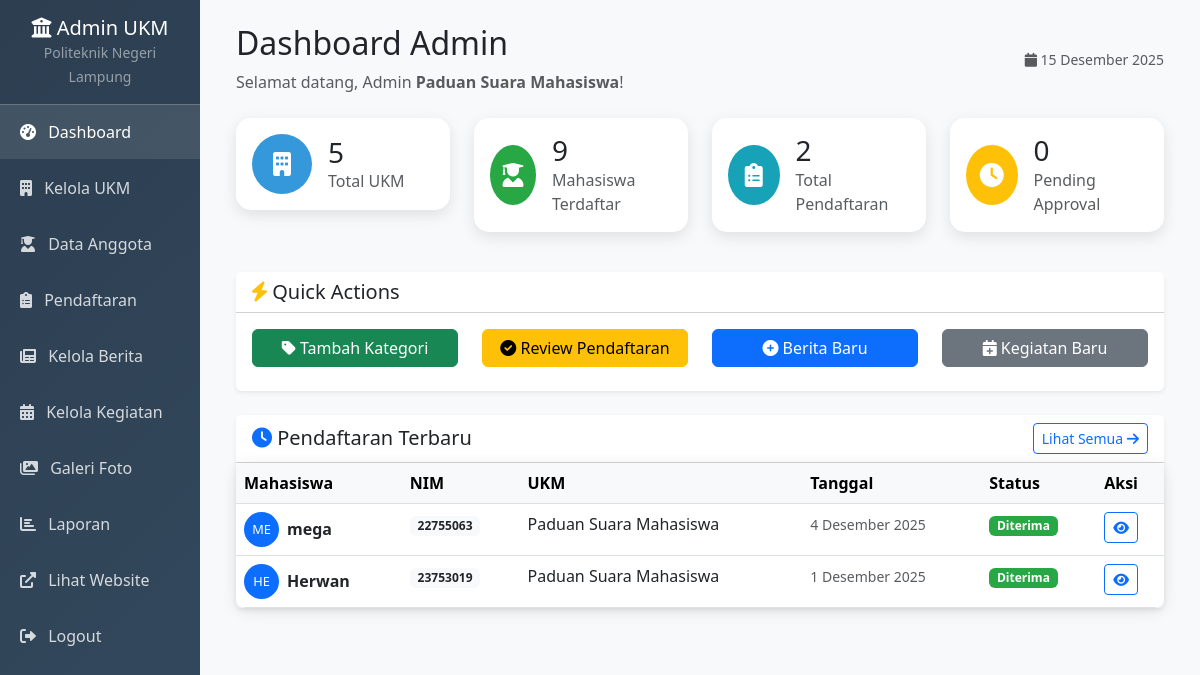
Screenshot of /admin/dashboard.php (signed in) with the database file from the repository.
### tables this page shows
CREATE TABLE `ukm` (
  `id` int(11) NOT NULL,
  `nama_ukm` varchar(100) NOT NULL,
  `deskripsi` text DEFAULT NULL,
  `tahun_berdiri` date DEFAULT NULL,
  `kategori_id` int(11) DEFAULT NULL,
  `logo` varchar(255) DEFAULT NULL,
  `ketua_umum` varchar(100) DEFAULT NULL,
  `email` varchar(100) DEFAULT NULL,
  `no_telepon` varchar(20) DEFAULT NULL,
  `alamat_sekretariat` text DEFAULT NULL,
  `visi` text DEFAULT NULL,
  `misi` text DEFAULT NULL,
  `program_kerja` text DEFAULT NULL,
  `syarat_pendaftaran` text DEFAULT NULL,
  `status` enum('aktif','nonaktif') DEFAULT 'aktif',
  `max_anggota` int(11) DEFAULT 100,
  `biaya_pendaftaran` decimal(10,2) DEFAULT 0.00,
  `created_at` timestamp NOT NULL DEFAULT current_timestamp(),
  `updated_at` datetime DEFAULT NULL,
  `kontak` varchar(50) DEFAULT NULL,
  `admin_id` int(11) NOT NULL
);

CREATE TABLE `pendaftaran` (
  `id` int(11) NOT NULL,
  `mahasiswa_id` int(11) DEFAULT NULL,
  `ukm_id` int(11) DEFAULT NULL,
  `tanggal_daftar` timestamp NOT NULL DEFAULT current_timestamp(),
  `alasan_bergabung` text DEFAULT NULL,
  `pengalaman_organisasi` text DEFAULT NULL,
  `status` enum('pending','diterima','ditolak') DEFAULT 'pending',
  `diproses_oleh` int(11) DEFAULT NULL,
  `tanggal_diproses` datetime DEFAULT NULL,
  `catatan_admin` text DEFAULT NULL,
  `created_at` timestamp NOT NULL DEFAULT current_timestamp(),
  `status_keanggotaan` enum('aktif','tidak_aktif','cuti','dikeluarkan') NOT NULL DEFAULT 'aktif',
  `kta_number` varchar(50) DEFAULT NULL
);

CREATE TABLE `mahasiswa` (
  `id` int(11) NOT NULL,
  `nim` varchar(20) NOT NULL,
  `nama` varchar(100) NOT NULL,
  `email` varchar(100) NOT NULL,
  `no_telepon` varchar(20) DEFAULT NULL,
  `jurusan` varchar(100) DEFAULT NULL,
  `angkatan` year(4) DEFAULT NULL,
  `alamat` text DEFAULT NULL,
  `foto` varchar(255) DEFAULT NULL,
  `password` varchar(255) NOT NULL,
  `created_at` timestamp NOT NULL DEFAULT current_timestamp(),
  `status_akun` enum('aktif','nonaktif') DEFAULT 'aktif',
  `ukm_id` int(11) DEFAULT NULL,
  `status_ukm` enum('menunggu','diterima','ditolak') DEFAULT 'menunggu'
);

### admin/dashboard.php (the view, shortened to what the rows shown need)
<?php
require_once '../config/functions.php';
$database = new Database();
$db = $database->getConnection();
$nama_ukm = "UKM Anda";
$ukm_id = null;
if ($_SESSION['user_role'] === 'superadmin') {
    $nama_ukm = "Semua UKM (Mode Admin - Super Admin)";
} else {
    $ukm_id = (int)$_SESSION['ukm_id'];
    $stmt_ukm = $db->prepare("SELECT nama_ukm FROM ukm WHERE id = :ukm_id");
    $stmt_ukm->bindParam(':ukm_id', $ukm_id, PDO::PARAM_INT);
    $stmt_ukm->execute();
    $nama_ukm = $stmt_ukm->fetchColumn() ?? "UKM Anda";
}
$stats = [
    'total_ukm' => $db->query("SELECT COUNT(*) FROM ukm")->fetchColumn(),
    'total_mahasiswa' => $db->query("SELECT COUNT(*) FROM mahasiswa")->fetchColumn(),
];
if ($ukm_id !== null) {
    $stmt = $db->prepare("SELECT COUNT(*) FROM pendaftaran WHERE ukm_id = :ukm_id");
    $stmt->bindParam(':ukm_id', $ukm_id, PDO::PARAM_INT);
    $stmt->execute();
} else {
    $stats['total_pendaftaran'] = $db->query("SELECT COUNT(*) FROM pendaftaran")->fetchColumn();
    $stats['pending_pendaftaran'] = $db->query("SELECT COUNT(*) FROM pendaftaran WHERE status = 'pending'")->fetchColumn();
}
if ($ukm_id !== null) {
    $query = "
        SELECT p.id, p.status, p.created_at, m.nama, m.nim, u.nama_ukm
        FROM pendaftaran p
        JOIN mahasiswa m ON p.mahasiswa_id = m.id
        JOIN ukm u ON p.ukm_id = u.id
        WHERE p.ukm_id = :ukm_id
        ORDER BY p.created_at DESC LIMIT 10
    ";
    $stmt = $db->prepare($query);
    $stmt->bindParam(':ukm_id', $ukm_id, PDO::PARAM_INT);
}
$stmt->execute();
$recent_pendaftaran = $stmt->fetchAll(PDO::FETCH_ASSOC);
function getStatusBadge(string $status): string {
    $status = strtolower($status);
    $class = match($status) {
        'pending' => 'badge-pending text-dark',
        'diterima' => 'badge-diterima text-white',
        'ditolak' => 'badge-ditolak text-white',
        default => 'bg-secondary text-white'
    };
    return "<span class=\"badge {$class}\">" . ucfirst($status) . "</span>";
}
?>
<!DOCTYPE html>
<html lang="id">
<head>
    <link href="https://cdn.jsdelivr.net/npm/bootstrap@5.3.0/dist/css/bootstrap.min.css" rel="stylesheet">
    <link href="https://cdnjs.cloudflare.com/ajax/libs/font-awesome/6.0.0/css/all.min.css" rel="stylesheet">
</head>
<body>
    <div class="container-fluid">
        <div class="row">
            <div class="col-md-9 col-lg-10 main-content">
                <div class="p-4">
                    <div class="d-flex justify-content-between align-items-center mb-4">
                        <div>
                            <h2>Dashboard Admin</h2>
                            <p class="text-muted mb-0">
                                Selamat datang,
                                <?= ($_SESSION['user_role'] === 'superadmin') ? '<strong>Super Admin</strong>' : 'Admin'; ?>
                                <strong><?= htmlspecialchars($nama_ukm) ?></strong>!
                            </p>
                        </div>
                    </div>
                    <div class="row">
                        <div class="col-12">
                            <div class="card border-0 shadow-sm">
                                <div class="card-body p-0">
                                    <div class="table-responsive">
                                        <table class="table table-hover mb-0">
                                            <thead class="table-light">
                                                <tr>
                                                    <th>Mahasiswa</th>
                                                    <th>NIM</th>
                                                    <th>UKM</th>
                                                    <th>Tanggal</th>
                                                    <th>Status</th>
                                                    <th>Aksi</th>
                                                </tr>
                                            </thead>
                                            <tbody>
                                                <?php if (empty($recent_pendaftaran)): ?>
                                                    <tr>
                                                        <td colspan="6" class="text-center py-4 text-muted">
                                                            <i class="fas fa-inbox fa-2x mb-2"></i><br>
                                                            Belum ada pendaftaran
                                                        </td>
                                                    </tr>
                                                <?php else: ?>
                                                    <?php foreach ($recent_pendaftaran as $p): ?>
                                                        <tr>
                                                            <td>
                                                                <div class="d-flex align-items-center">
                                                                    <div class="bg-primary text-white rounded-circle d-flex align-items-center justify-content-center" style="width: 35px; height: 35px; font-size: 0.8rem;">
                                                                        <?= strtoupper(substr(htmlspecialchars($p['nama']), 0, 2)) ?>
                                                                    </div>
                                                                    <div class="ms-2 fw-bold"><?= htmlspecialchars($p['nama']) ?></div>
                                                                </div>
                                                            </td>
                                                            <td><span class="badge bg-light text-dark"><?= htmlspecialchars($p['nim']) ?></span></td>
                                                            <td><?= htmlspecialchars($p['nama_ukm']) ?></td>
                                                            <td><small class="text-muted"><?= formatTanggal($p['created_at']) ?></small></td>
                                                            <td><?= getStatusBadge($p['status']) ?></td>
                                                            <td>
                                                                <div class="btn-group btn-group-sm">
                                                                    <a href="kelola_pendaftaran.php?action=view&id=<?= $p['id'] ?>" class="btn btn-outline-primary" title="Lihat Detail">
                                                                        <i class="fas fa-eye"></i>
                                                                    </a>
                                                                </div>
                                                            </td>
                                                        </tr>
                                                    <?php endforeach; ?>
                                                <?php endif; ?>
                                            </tbody>
                                        </table>
                                    </div>
                                </div>
                            </div>
                        </div>
                    </div>
                </div>
            </div>
        </div>
    </div>
</body>
</html>

### rows the page displays
ukm: nama_ukm "Paduan Suara Mahasiswa"
pendaftaran: mahasiswa.nama "ME", mahasiswa.nama "mega", mahasiswa.nim "22755063", ukm.nama_ukm "Paduan Suara Mahasiswa", created_at "4 Desember 2025", status "Diterima"
pendaftaran: mahasiswa.nama "HE", mahasiswa.nama "Herwan", mahasiswa.nim "23753019", ukm.nama_ukm "Paduan Suara Mahasiswa", created_at "1 Desember 2025", status "Diterima"

### other values shown
$stats['total_ukm'] "5"
$stats['total_mahasiswa'] "9"
$stats['total_pendaftaran'] "2"
$stats['pending_pendaftaran'] "0"
